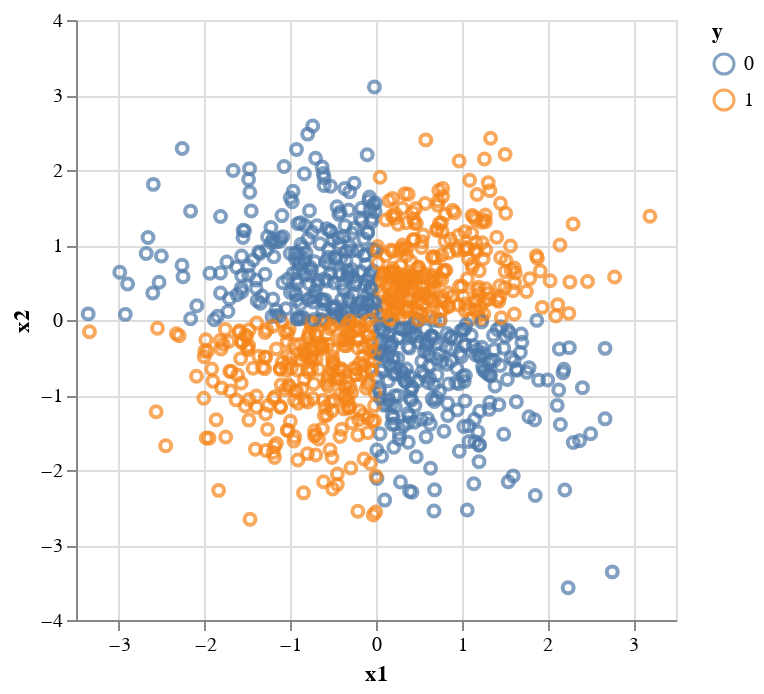

Notebook code for this chart:
### Code cell
vis(data, ys=['y'])

### Figure 1 — Vega-Lite specification as saved in the notebook (floating-point values rounded to 4 significant figures; data arrays with more than 128 entries replaced by an {"elided": "..."} marker saying what was removed)
{"config": {"view": {"continuousWidth": 300, "continuousHeight": 300}}, "data": {"name": "data-503a1867cd66b5bc927703c54584d828"}, "mark": {"type": "point"}, "encoding": {"color": {"field": "y", "type": "nominal"}, "x": {"field": "x1", "type": "quantitative"}, "y": {"field": "x2", "type": "quantitative"}}, "$schema": "https://vega.github.io/schema/vega-lite/v5.20.1.json", "datasets": {"data-503a1867cd66b5bc927703c54584d828": {"elided": "1000 records"}}}
